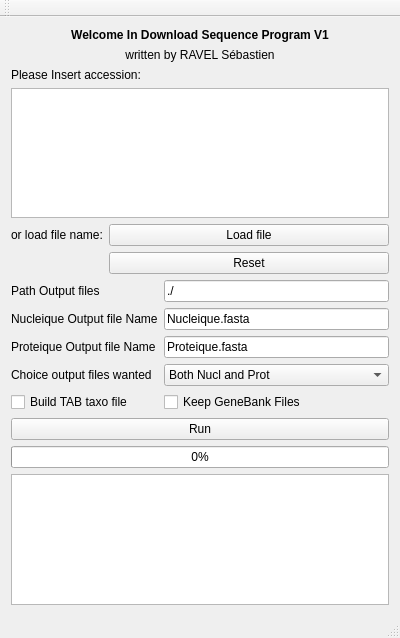
<?xml version="1.0" encoding="UTF-8"?>
<ui version="4.0">
 <class>Download</class>
 <widget class="QMainWindow" name="Download">
  <property name="enabled">
   <bool>true</bool>
  </property>
  <property name="geometry">
   <rect>
    <x>0</x>
    <y>0</y>
    <width>400</width>
    <height>638</height>
   </rect>
  </property>
  <property name="minimumSize">
   <size>
    <width>400</width>
    <height>620</height>
   </size>
  </property>
  <property name="maximumSize">
   <size>
    <width>800</width>
    <height>1200</height>
   </size>
  </property>
  <property name="windowTitle">
   <string>DownloadSequence</string>
  </property>
  <widget class="QWidget" name="centralWidget">
   <layout class="QVBoxLayout" name="verticalLayout">
    <item>
     <widget class="QLabel" name="label_2">
      <property name="text">
       <string>&lt;html&gt;&lt;head/&gt;&lt;body&gt;&lt;p align=&quot;center&quot;&gt;&lt;span style=&quot; font-weight:600;&quot;&gt;Welcome In Download Sequence Program V1&lt;/span&gt;&lt;/p&gt;&lt;/body&gt;&lt;/html&gt;</string>
      </property>
     </widget>
    </item>
    <item>
     <widget class="QLabel" name="label_3">
      <property name="text">
       <string>&lt;html&gt;&lt;head/&gt;&lt;body&gt;&lt;p align=&quot;center&quot;&gt; written by RAVEL Sébastien&lt;/p&gt;&lt;/body&gt;&lt;/html&gt;</string>
      </property>
     </widget>
    </item>
    <item>
     <layout class="QGridLayout" name="IDGrid">
      <item row="1" column="0">
       <widget class="QLabel" name="insertAccLabel">
        <property name="accessibleName">
         <string>labelInsert</string>
        </property>
        <property name="text">
         <string>Please Insert accession:</string>
        </property>
       </widget>
      </item>
      <item row="2" column="0">
       <widget class="QPlainTextEdit" name="IDplainTextEdit">
        <property name="toolTip">
         <string>&lt;html&gt;&lt;head/&gt;&lt;body&gt;&lt;p&gt;AAM94164.1&lt;/p&gt;&lt;p&gt;AAC05834.2&lt;/p&gt;&lt;p&gt;ABS29034.1&lt;/p&gt;&lt;p&gt;AAQ01784.1&lt;/p&gt;&lt;p&gt;ACO53397.1&lt;/p&gt;&lt;p&gt;AAQ55541.1&lt;/p&gt;&lt;p&gt;AAO16000.1&lt;/p&gt;&lt;p&gt;BAJ25849.1&lt;/p&gt;&lt;/body&gt;&lt;/html&gt;</string>
        </property>
        <property name="whatsThis">
         <string>&lt;html&gt;&lt;head/&gt;&lt;body&gt;&lt;p&gt;Load or Add list of NCBI Accession&lt;/p&gt;&lt;p&gt;of nucleotide and or proteique database&lt;/p&gt;&lt;/body&gt;&lt;/html&gt;</string>
        </property>
        <property name="accessibleName">
         <string>plainTxtAccession</string>
        </property>
        <property name="plainText">
         <string/>
        </property>
       </widget>
      </item>
      <item row="4" column="0">
       <layout class="QGridLayout" name="buttomGrid">
        <item row="0" column="0">
         <layout class="QFormLayout" name="outForm">
          <property name="fieldGrowthPolicy">
           <enum>QFormLayout::AllNonFixedFieldsGrow</enum>
          </property>
          <item row="4" column="0">
           <widget class="QLabel" name="protOutLabel">
            <property name="text">
             <string>Proteique Output file Name</string>
            </property>
           </widget>
          </item>
          <item row="4" column="1">
           <widget class="QLineEdit" name="protOutLineEdit">
            <property name="toolTip">
             <string>&lt;html&gt;&lt;head/&gt;&lt;body&gt;&lt;p&gt;Name of mutifasta file contain sequence proteique&lt;/p&gt;&lt;/body&gt;&lt;/html&gt;</string>
            </property>
            <property name="whatsThis">
             <string>&lt;html&gt;&lt;head/&gt;&lt;body&gt;&lt;p&gt;Name of mutifasta file contain sequence proteique&lt;/p&gt;&lt;/body&gt;&lt;/html&gt;</string>
            </property>
            <property name="text">
             <string>Proteique.fasta</string>
            </property>
           </widget>
          </item>
          <item row="2" column="0">
           <widget class="QLabel" name="nuclOutLabel">
            <property name="text">
             <string>Nucleique Output file Name</string>
            </property>
           </widget>
          </item>
          <item row="2" column="1">
           <widget class="QLineEdit" name="nuclOutLineEdit">
            <property name="toolTip">
             <string>&lt;html&gt;&lt;head/&gt;&lt;body&gt;&lt;p&gt;Name of mutifasta file contain sequence nucleique&lt;/p&gt;&lt;/body&gt;&lt;/html&gt;</string>
            </property>
            <property name="whatsThis">
             <string>&lt;html&gt;&lt;head/&gt;&lt;body&gt;&lt;p&gt;Name of mutifasta file contain sequence nucleique&lt;/p&gt;&lt;/body&gt;&lt;/html&gt;</string>
            </property>
            <property name="text">
             <string>Nucleique.fasta</string>
            </property>
           </widget>
          </item>
          <item row="1" column="0">
           <widget class="QLabel" name="pathOutlabel">
            <property name="text">
             <string>Path Output files</string>
            </property>
           </widget>
          </item>
          <item row="1" column="1">
           <widget class="QLineEdit" name="pathOutlineEdit">
            <property name="toolTip">
             <string>&lt;html&gt;&lt;head/&gt;&lt;body&gt;&lt;p&gt;Path to output file, &lt;/p&gt;&lt;p&gt;by default in the same path as programme&lt;/p&gt;&lt;/body&gt;&lt;/html&gt;</string>
            </property>
            <property name="whatsThis">
             <string>&lt;html&gt;&lt;head/&gt;&lt;body&gt;&lt;p&gt;Path to output file, &lt;/p&gt;&lt;p&gt;by default in the same path as programme&lt;/p&gt;&lt;/body&gt;&lt;/html&gt;</string>
            </property>
            <property name="text">
             <string>./</string>
            </property>
           </widget>
          </item>
          <item row="5" column="1">
           <widget class="QComboBox" name="choiceComboBox">
            <property name="toolTip">
             <string>&lt;html&gt;&lt;head/&gt;&lt;body&gt;&lt;p&gt;select output files types&lt;/p&gt;&lt;/body&gt;&lt;/html&gt;</string>
            </property>
            <property name="whatsThis">
             <string>&lt;html&gt;&lt;head/&gt;&lt;body&gt;&lt;p&gt;select output files types&lt;/p&gt;&lt;/body&gt;&lt;/html&gt;</string>
            </property>
            <item>
             <property name="text">
              <string>Both Nucl and Prot</string>
             </property>
            </item>
            <item>
             <property name="text">
              <string>Nucleique Only</string>
             </property>
            </item>
            <item>
             <property name="text">
              <string>Proteique Only</string>
             </property>
            </item>
           </widget>
          </item>
          <item row="5" column="0">
           <widget class="QLabel" name="label">
            <property name="text">
             <string>Choice output files wanted</string>
            </property>
           </widget>
          </item>
          <item row="6" column="1">
           <widget class="QCheckBox" name="keepGBcheckBox">
            <property name="toolTip">
             <string>&lt;html&gt;&lt;head/&gt;&lt;body&gt;&lt;p&gt;this program use genebank files to down load sequences&lt;/p&gt;&lt;p&gt;if you want to keep this files, check the box&lt;/p&gt;&lt;/body&gt;&lt;/html&gt;</string>
            </property>
            <property name="whatsThis">
             <string>&lt;html&gt;&lt;head/&gt;&lt;body&gt;&lt;p&gt;this program use genebank files to down load sequences&lt;/p&gt;&lt;p&gt;if you want to keep this files, check the box&lt;/p&gt;&lt;/body&gt;&lt;/html&gt;</string>
            </property>
            <property name="text">
             <string>Keep GeneBank Files</string>
            </property>
           </widget>
          </item>
          <item row="6" column="0">
           <widget class="QCheckBox" name="buildTabcheckBox">
            <property name="toolTip">
             <string>&lt;html&gt;&lt;head/&gt;&lt;body&gt;&lt;p&gt;Built a tabbed file with the following information:&lt;/p&gt;&lt;p&gt;accession+&amp;quot;\t&amp;quot;+organisme+&amp;quot;\t&amp;quot;+taxonomy+&amp;quot;\t&amp;quot;+description&lt;/p&gt;&lt;p&gt;Outputfile name was: &amp;quot;tabTaxonomybuild.tab&amp;quot;&lt;/p&gt;&lt;/body&gt;&lt;/html&gt;</string>
            </property>
            <property name="text">
             <string>Build TAB taxo file</string>
            </property>
           </widget>
          </item>
         </layout>
        </item>
       </layout>
      </item>
      <item row="3" column="0">
       <layout class="QFormLayout" name="loadForm">
        <property name="fieldGrowthPolicy">
         <enum>QFormLayout::AllNonFixedFieldsGrow</enum>
        </property>
        <item row="1" column="0">
         <widget class="QLabel" name="loadLabel">
          <property name="text">
           <string>or load file name:</string>
          </property>
         </widget>
        </item>
        <item row="1" column="1">
         <widget class="QPushButton" name="loadFilePushButton">
          <property name="toolTip">
           <string>&lt;html&gt;&lt;head/&gt;&lt;body&gt;&lt;p&gt;Open file dialog to load list accession file (.txt)&lt;/p&gt;&lt;/body&gt;&lt;/html&gt;</string>
          </property>
          <property name="whatsThis">
           <string>&lt;html&gt;&lt;head/&gt;&lt;body&gt;&lt;p&gt;Open file dialog to load list accession file (.txt)&lt;/p&gt;&lt;/body&gt;&lt;/html&gt;</string>
          </property>
          <property name="text">
           <string>Load file</string>
          </property>
         </widget>
        </item>
        <item row="2" column="1">
         <widget class="QPushButton" name="resetPushButton">
          <property name="toolTip">
           <string>&lt;html&gt;&lt;head/&gt;&lt;body&gt;&lt;p&gt;reset the programm&lt;/p&gt;&lt;/body&gt;&lt;/html&gt;</string>
          </property>
          <property name="whatsThis">
           <string>&lt;html&gt;&lt;head/&gt;&lt;body&gt;&lt;p&gt;reset the programm&lt;/p&gt;&lt;/body&gt;&lt;/html&gt;</string>
          </property>
          <property name="accessibleName">
           <string>buttonReset</string>
          </property>
          <property name="text">
           <string>Reset</string>
          </property>
         </widget>
        </item>
       </layout>
      </item>
     </layout>
    </item>
    <item>
     <widget class="QPushButton" name="runPushButton">
      <property name="toolTip">
       <string>&lt;html&gt;&lt;head/&gt;&lt;body&gt;&lt;p&gt;run the programm&lt;/p&gt;&lt;/body&gt;&lt;/html&gt;</string>
      </property>
      <property name="whatsThis">
       <string>&lt;html&gt;&lt;head/&gt;&lt;body&gt;&lt;p&gt;run the programm&lt;/p&gt;&lt;/body&gt;&lt;/html&gt;</string>
      </property>
      <property name="text">
       <string>Run</string>
      </property>
     </widget>
    </item>
    <item>
     <widget class="QProgressBar" name="progressbar">
      <property name="toolTip">
       <string>&lt;html&gt;&lt;head/&gt;&lt;body&gt;&lt;p&gt;&lt;br/&gt;&lt;/p&gt;&lt;/body&gt;&lt;/html&gt;</string>
      </property>
      <property name="whatsThis">
       <string>&lt;html&gt;&lt;head/&gt;&lt;body&gt;&lt;p&gt;running progress&lt;/p&gt;&lt;/body&gt;&lt;/html&gt;</string>
      </property>
      <property name="value">
       <number>0</number>
      </property>
     </widget>
    </item>
    <item>
     <widget class="QTextEdit" name="displayErrorEdit">
      <property name="toolTip">
       <string>&lt;html&gt;&lt;head/&gt;&lt;body&gt;&lt;p&gt;&lt;br/&gt;&lt;/p&gt;&lt;/body&gt;&lt;/html&gt;</string>
      </property>
      <property name="whatsThis">
       <string>&lt;html&gt;&lt;head/&gt;&lt;body&gt;&lt;p&gt;error display&lt;/p&gt;&lt;/body&gt;&lt;/html&gt;</string>
      </property>
     </widget>
    </item>
   </layout>
  </widget>
  <widget class="QMenuBar" name="menuBar">
   <property name="geometry">
    <rect>
     <x>0</x>
     <y>0</y>
     <width>400</width>
     <height>25</height>
    </rect>
   </property>
  </widget>
  <widget class="QToolBar" name="mainToolBar">
   <attribute name="toolBarArea">
    <enum>TopToolBarArea</enum>
   </attribute>
   <attribute name="toolBarBreak">
    <bool>false</bool>
   </attribute>
  </widget>
  <widget class="QStatusBar" name="statusbar"/>
 </widget>
 <layoutdefault spacing="6" margin="11"/>
 <resources/>
 <connections/>
</ui>
